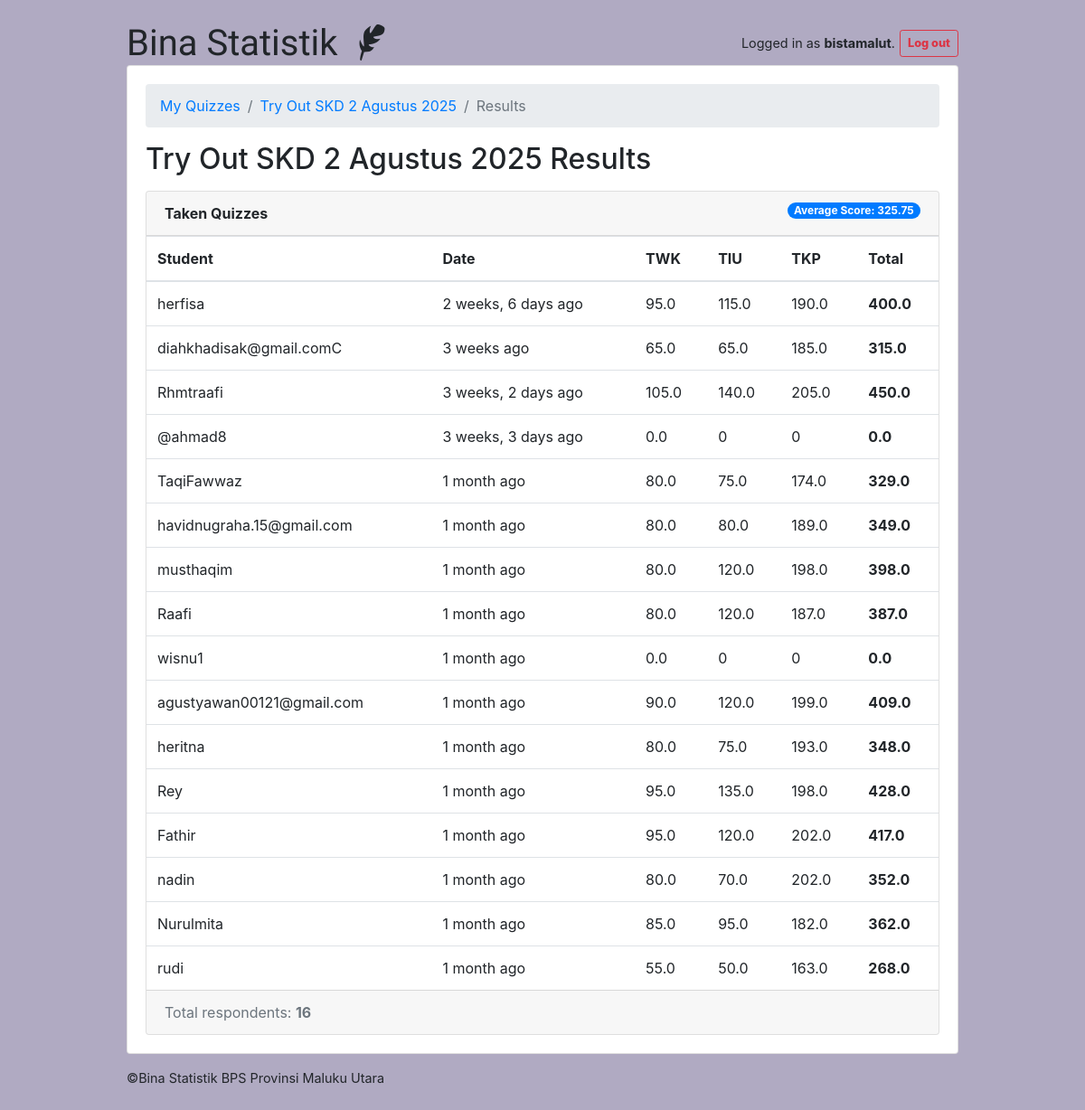
The page /teachers/quiz/11/results/ (signed in) on the database its author committed.
### classroom/models.py (models this page shows, shortened)
class User(AbstractUser):
    is_student = models.BooleanField(default=False)
    is_teacher = models.BooleanField(default=False)

class Quiz(models.Model):
    owner = models.ForeignKey(User, on_delete=models.CASCADE, related_name='quizzes')
    name = models.CharField(max_length=255)
    duration_minutes = models.PositiveIntegerField(default=10)
    subject = models.ForeignKey(Subject, on_delete=models.CASCADE, related_name='quizzes')

class TakenQuiz(models.Model):
    student = models.ForeignKey(Student, on_delete=models.CASCADE, related_name='taken_quizzes')
    quiz = models.ForeignKey(Quiz, on_delete=models.CASCADE, related_name='taken_quizzes')
    score = models.FloatField()
    date = models.DateTimeField(auto_now_add=True)
    class Meta:
        unique_together = ('student', 'quiz')

### classroom/views/teachers.py (the view)
# urls.py: path('quiz/<int:pk>/results/', teachers.QuizResultsView.as_view(), name='quiz_results'),
@method_decorator([login_required, teacher_required], name='dispatch')
class QuizResultsView(DetailView):
    model = Quiz
    context_object_name = 'quiz'
    template_name = 'classroom/teachers/quiz_results.html'
    def get_section_scores(self, taken_quizzes, quiz):
        section_ranges = [(1, 30), (31, 65), (66, 110)]
        results = []
        for tq in taken_quizzes:
            student = tq.student.user.username
            date = tq.date
            section_scores = []
            for start, end in section_ranges:
                answers = StudentAnswer.objects.filter(
                    student=tq.student,
                    answer__question__quiz=quiz,
                    answer__question__order__gte=start,
                    answer__question__order__lte=end,
                )
                score = sum(ans.answer.score for ans in answers)
                section_scores.append(score)
            results.append({
                'student': student,
                'date': date,
                'scores': section_scores,
                'total_score': tq.score
            })
        return results
    def get_context_data(self, **kwargs):
        quiz = self.get_object()
        taken_quizzes = quiz.taken_quizzes.select_related('student__user').order_by('-date')
        total_taken_quizzes = taken_quizzes.count()
        quiz_score = quiz.taken_quizzes.aggregate(average_score=Avg('score'))
        section_scores = self.get_section_scores(taken_quizzes, quiz)
        kwargs.update({
            'taken_quizzes': taken_quizzes,
            'total_taken_quizzes': total_taken_quizzes,
            'quiz_score': quiz_score,
            'section_scores': section_scores  # <-- ini akan digunakan di template
        })
        return super().get_context_data(**kwargs)
    def get_queryset(self):
        return self.request.user.quizzes.all()

### classroom/templates/classroom/teachers/quiz_results.html
{% extends 'base.html' %}
{% load crispy_forms_tags humanize %}
{% block content %}
  <nav aria-label="breadcrumb">
    <ol class="breadcrumb">
      <li class="breadcrumb-item"><a href="{% url 'teachers:quiz_change_list' %}">My Quizzes</a></li>
      <li class="breadcrumb-item"><a href="{% url 'teachers:quiz_change' quiz.pk %}">{{ quiz.name }}</a></li>
      <li class="breadcrumb-item active" aria-current="page">Results</li>
    </ol>
  </nav>
  <h2 class="mb-3">{{ quiz.name }} Results</h2>
  <div class="card">
    <div class="card-header">
      <strong>Taken Quizzes</strong>
      <span class="badge badge-pill badge-primary float-right">Average Score: {{ quiz_score.average_score|default_if_none:0.0 }}</span>
    </div>
    <table class="table mb-0">
      <thead>
        <tr>
          <th>Student</th>
          <th>Date</th>
          <th>TWK</th>
          <th>TIU</th>
          <th>TKP</th>
          <th>Total</th>
        </tr>
      </thead>
      <tbody>
        {% for result in section_scores %}
          <tr>
            <td>{{ result.student }}</td>
            <td>{{ result.date|naturaltime }}</td>
            <td>{{ result.scores.0 }}</td>
            <td>{{ result.scores.1 }}</td>
            <td>{{ result.scores.2 }}</td>
            <td><strong>{{ result.total_score }}</strong></td>
          </tr>
        {% endfor %}
      </tbody>
    </table>
    <div class="card-footer text-muted">
      Total respondents: <strong>{{ total_taken_quizzes }}</strong>
    </div>
  </div>
{% endblock %}

### templates/base.html (shortened to what this page needs)
{% load static %}<!doctype html>
<html lang="en">
  <head>
    <link rel="stylesheet" href="https://maxcdn.bootstrapcdn.com/bootstrap/4.0.0/css/bootstrap.min.css">
    <link rel="stylesheet" type="text/css" href="{% static 'vendor/fontello-2f186091/css/fontello.css' %}">
    <link rel="stylesheet" type="text/css" href="{% static 'css/app.css' %}">
    {% if user.is_authenticated and user.is_teacher %}
      <link rel="stylesheet" type="text/css" href="{% static 'css/teachers.css' %}">
    {% else %}
      <link rel="stylesheet" type="text/css" href="{% static 'css/students.css' %}">
    {% endif %}
  </head>
  <body>
    <div class="container my-4">
      <div class="row justify-content-center">
        <div class="col-md-10 col-sm-14">
          <div class="row align-items-center">
            <div class="col-6 d-flex align-items-center">
              <h1 class="logo mb-0">
                <a href="{% url 'home' %}">
                  Bina Statistik
                  {% if user.is_authenticated %}
                    {% if user.is_teacher %}
                      <span class="icon-feather" data-toggle="tooltip" data-placement="right" title="Teacher profile"></span>
                    {% else %}
                      <span class="icon-graduation-cap" data-toggle="tooltip" data-placement="right" title="Student profile"></span>
                    {% endif %}
                  {% endif %}
                </a>
              </h1>
            </div>
            <div class="col-6 d-flex justify-content-end align-items-center">
              {% if user.is_authenticated %}
                <div class="d-flex align-items-center gap-5" style="font-size: 0.9rem;">
                  <span style="margin-right: 5px;">Logged in as <strong>{{ user.username }}</strong>.</span>
                  <form method="POST" action="{% url 'logout' %}">
                    <button type="submit" class="btn btn-outline-danger btn-sm px-2.5 py-1" style="font-size: 0.8rem;font-weight: 800;">
                      Log out
                    </button>
                  </form>
                </div>
              {% else %}
                <a href="{% url 'login' %}" class="btn btn-light me-2" style="margin-right: 5px;">Log in</a>
                <a href="{% url 'signup' %}" class="btn btn-primary">Sign up</a>
              {% endif %}
            </div>
          </div>
          <div class="card mb-3">
            <div class="card-body">
              {% block content %}
              {% endblock %}
            </div>
          </div>
          <footer>
            <a href="https://bista.gumxlarcw.id">©Bina Statistik BPS Provinsi Maluku Utara</a>
          </footer>
        </div>
      </div>
    </div>
  </body>
</html>

### static/css/app.css (style rules this page uses)
.logo { font-family: 'Clicker Script', cursive; }
.logo a { color: #212529; text-decoration: none; }
footer { font-size: .9rem; }
footer a { color: #212529; }

### static/css/teachers.css (style rules this page uses)
body { background-color: #b0aac2; }

### rows shown on the page
User: username "bistamalut"
Quiz: name "Try Out SKD 2 Agustus 2025"
User: student "herfisa"
TakenQuiz: date "2 weeks, 6 days ago", total_score "400.0"
User: student "diahkhadisak@gmail.comC"
TakenQuiz: date "3 weeks ago", total_score "315.0"
User: student "Rhmtraafi"
TakenQuiz: date "3 weeks, 2 days ago", total_score "450.0"
User: student "@ahmad8"
TakenQuiz: date "3 weeks, 3 days ago", total_score "0.0"
User: student "TaqiFawwaz"
TakenQuiz: date "1 month ago", total_score "329.0"
User: student "havidnugraha.15@gmail.com"
TakenQuiz: date "1 month ago", total_score "349.0"
User: student "musthaqim"
TakenQuiz: date "1 month ago", total_score "398.0"
User: student "Raafi"
TakenQuiz: date "1 month ago", total_score "387.0"
User: student "wisnu1"
TakenQuiz: date "1 month ago", total_score "0.0"
User: student "agustyawan00121@gmail.com"
TakenQuiz: date "1 month ago", total_score "409.0"
User: student "heritna"
TakenQuiz: date "1 month ago", total_score "348.0"
User: student "Rey"
TakenQuiz: date "1 month ago", total_score "428.0"
User: student "Fathir"
TakenQuiz: date "1 month ago", total_score "417.0"
User: student "nadin"
TakenQuiz: date "1 month ago", total_score "352.0"
User: student "Nurulmita"
TakenQuiz: date "1 month ago", total_score "362.0"
User: student "rudi"
TakenQuiz: date "1 month ago", total_score "268.0"

### other values the page prints
{{ quiz_score.average_score|default_if_none:0.0 }} "325.75"
{{ result.scores.0 }} "95.0" "65.0" "105.0" "0.0" "80.0" "80.0" "80.0" "80.0" "0.0" "90.0" "80.0" "95.0" "95.0" "80.0" "85.0" "55.0"
{{ result.scores.1 }} "115.0" "65.0" "140.0" "0" "75.0" "80.0" "120.0" "120.0" "0" "120.0" "75.0" "135.0" "120.0" "70.0" "95.0" "50.0"
{{ result.scores.2 }} "190.0" "185.0" "205.0" "0" "174.0" "189.0" "198.0" "187.0" "0" "199.0" "193.0" "198.0" "202.0" "202.0" "182.0" "163.0"
{{ total_taken_quizzes }} "16"
